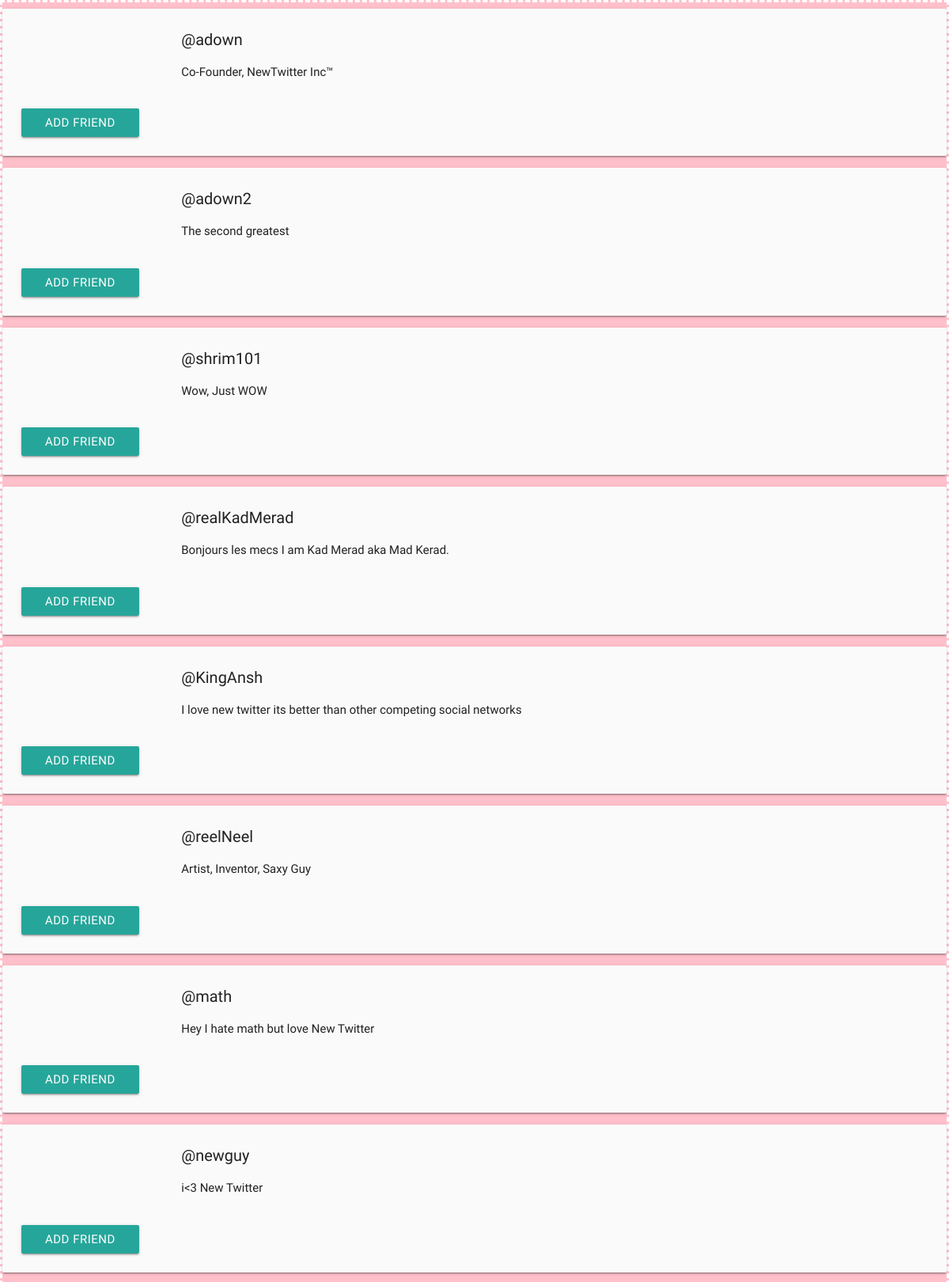
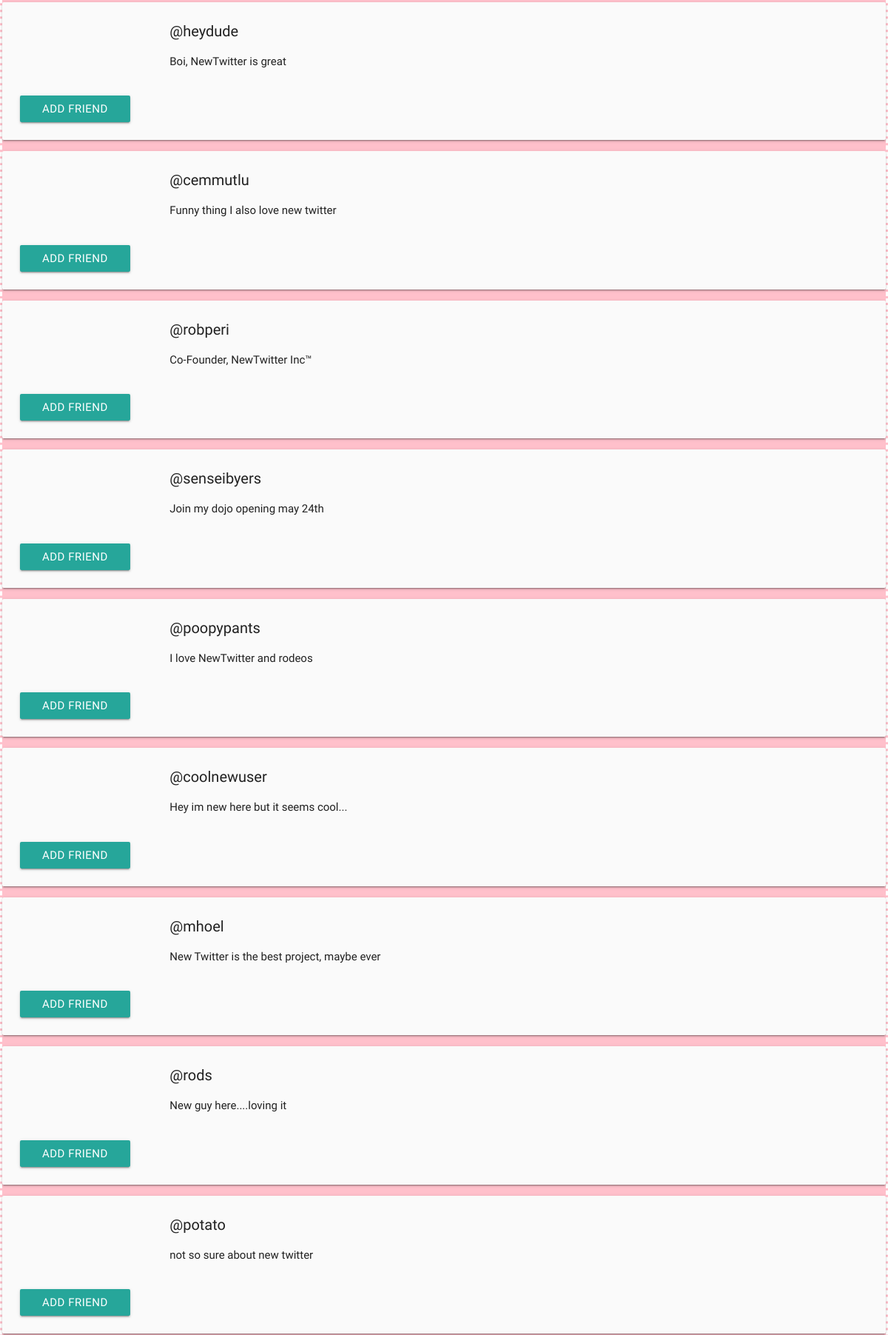
The app's page /browse.php (signed in, upper part) with its own data (2 pictures, top to bottom).
### tables this page shows
CREATE TABLE `users` (
  `id` int(11) NOT NULL,
  `username` varchar(255) NOT NULL,
  `password` char(64) NOT NULL,
  `salt` char(16) NOT NULL,
  `email` varchar(255) NOT NULL,
  `img` text NOT NULL,
  `bio` text NOT NULL,
  `following` text NOT NULL,
  `admin` tinyint(1) NOT NULL
);

### browse.php (the view, shortened to what this page needs)
<?php
    require("common.php");
    $arr = array_values($_SESSION['user']);
    $userid = $arr[0];
    $connection = mysqli_connect($host, $username, $password) or die ("Unable to connect!");
    mysqli_select_db($connection, $dbname) or die ("Unable to select database!");
    $query = "SELECT * FROM users WHERE NOT id=$userid AND NOT id=1";
    $newstring = "";
    $finalq = $query . $newstring;
    $finalq = substr_replace($finalq,"",-12);
    $result = mysqli_query($connection,$finalq) or die ("Error in query: $query. ".mysql_error());
    if (mysqli_num_rows($result) > 0) {
        while($row = mysqli_fetch_row($result)) {
            $bio = $row[6];
            $usrnm = "@" . $row[1];
            $hlink = $_SERVER['PHP_SELF']."?add=".$row[0];
      ?>
      <div class="col s12 m8 offset-m2 l6 offset-l3">
        <div class="card-panel grey lighten-5 z-depth-1">
          <div class="row valign-wrapper">
            <div class="col s2">
            </div>
            <div class="col s10">
              <span class="cardusrnm"><?php echo $usrnm; ?></span>
              <p>
                <?php echo $bio; ?>
              </p>
            </div>
          </div>
          <a class="btn" href="<?php echo $hlink; ?>">Add Friend</a>
        </div>
      </div>
      <?php
        }
    } else {
        echo "\n";
        echo "No users found!";
    }
	?>
  <html>
    <head>
      <link type="text/css" rel="stylesheet" href="css/materialize.min.css"  media="screen,projection"/>
    </head>
    <body>
	</body>
</html>

### browse.php (style rules this page uses)
.cardusrnm { font-size: 20px; }
body { background-color: pink ; border-style: dashed; border-color: white; }

### records on screen
users: username "@adown", bio "Co-Founder, NewTwitter Inc™"
users: username "@adown2", bio "The second greatest"
users: username "@shrim101", bio "Wow, Just WOW"
users: username "@realKadMerad", bio "Bonjours les mecs I am Kad Merad aka Mad Kerad."
users: username "@KingAnsh", bio "I love new twitter its better than other competing social networks"
users: username "@reelNeel", bio "Artist, Inventor, Saxy Guy"
users: username "@math", bio "Hey I hate math but love New Twitter"
users: username "@newguy", bio "i<3 New Twitter"
users: username "@heydude", bio "Boi, NewTwitter is great"
users: username "@cemmutlu", bio "Funny thing I also love new twitter"
users: username "@robperi", bio "Co-Founder, NewTwitter Inc™"
users: username "@senseibyers", bio "Join my dojo opening may 24th"
users: username "@poopypants", bio "I love NewTwitter and rodeos"
users: username "@coolnewuser", bio "Hey im new here but it seems cool..."
users: username "@mhoel", bio "New Twitter is the best project, maybe ever"
users: username "@rods", bio "New guy here....loving it"
users: username "@potato", bio "not so sure about new twitter"
